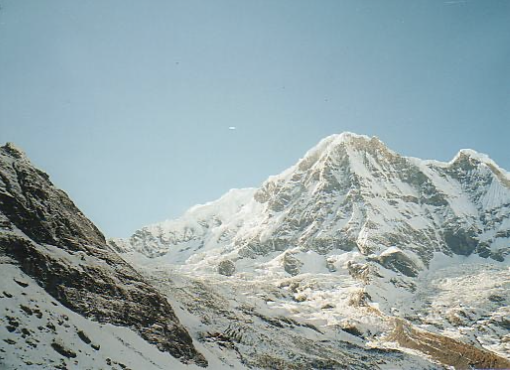
#> input picture mountain_left.jpg, 510 x 370 px, found by its file name
$ python test.py
#> lines starting #> are read from the running program, lines starting #| are printed output that depends on the picture; after the words box and inside, x2 and y2 are one past the last pixel; in counts of white or black regions, pixels touching at a corner belong together
import cv2
import numpy as np

# Load the images
image1 = cv2.imread('mountain_left.jpg')
#> image1 is the input picture: shape (370, 510, 3); mean B, G, R 168.9, 166.1, 148.5
image2 = cv2.imread('mountain_right.jpg')
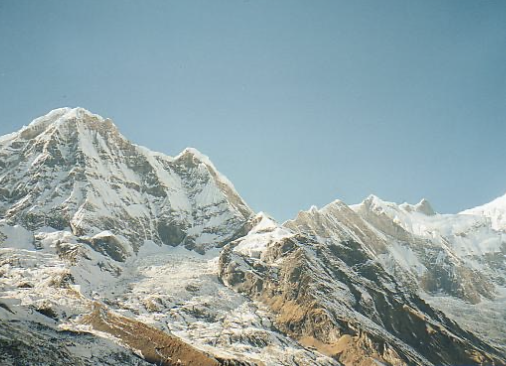
#> input picture mountain_right.jpg, 506 x 366 px, found by its file name
#> image2 is the input picture: shape (366, 506, 3); mean B, G, R 165.2, 163, 144.9

# Convert the images to grayscale
gray1 = cv2.cvtColor(image1, cv2.COLOR_BGR2GRAY)
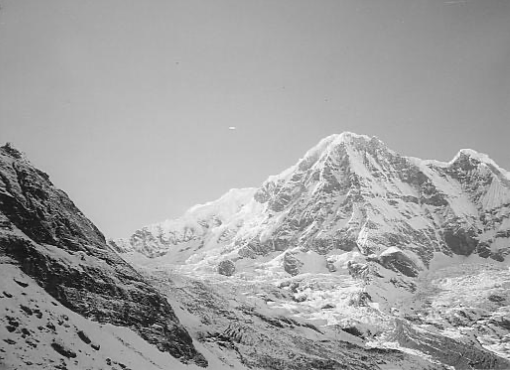
#> gray1: shape (370, 510); min 3, max 254, mean 161.1
gray2 = cv2.cvtColor(image2, cv2.COLOR_BGR2GRAY)
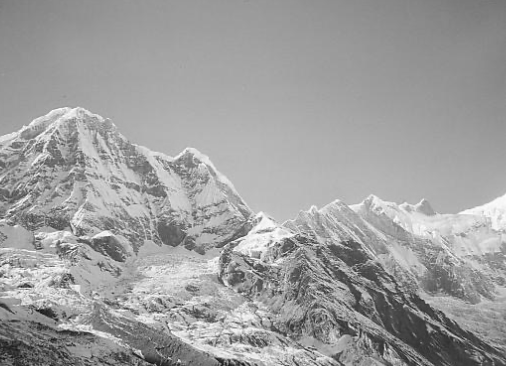
#> gray2: shape (366, 506); min 11, max 253, mean 157.9

# Initialize SIFT detector
sift = cv2.SIFT_create()

# Detect and compute keypoints and descriptors
kp1, des1 = sift.detectAndCompute(gray1, None)
#> kp1 = 1460 keypoints; strongest (x, y, size): (97, 348, 2.8), (67, 319, 2.1), (23, 294, 1.8), (71, 254, 1.8)
kp2, des2 = sift.detectAndCompute(gray2, None)
#> kp2 = 1510 keypoints; strongest (x, y, size): (179, 361, 2), (350, 326, 1.8), (26, 285, 3.9), (210, 343, 3)

# Initialize Brute Force matcher
bf = cv2.BFMatcher(cv2.NORM_L2, crossCheck=True)

# Match descriptors
matches = bf.match(des1, des2)
#> matches = 623 matches

# Sort matches by distance
matches = sorted(matches, key=lambda x: x.distance)

# Compute Homography
src_pts = np.float32([kp1[m.queryIdx].pt for m in matches]).reshape(-1, 1, 2)
#> src_pts = 623 rows, first 8: [366, 161], [414.7, 200.1], [403.1, 180.6], [374.9, 155.9], [405.7, 278.1], [454.2, 175.1], [355.7, 206.1], [374.5, 169.4]
dst_pts = np.float32([kp2[m.trainIdx].pt for m in matches]).reshape(-1, 1, 2)
#> dst_pts = 623 rows, first 8: [95.6, 141.8], [136.8, 187.8], [129, 167.1], [105.7, 138.3], [113.2, 262.2], [176.8, 170.1], [76.67, 184.9], [102.9, 151.5]

M, mask = cv2.findHomography(src_pts, dst_pts, cv2.RANSAC, 5.0)
#> M = [[1.57, -0.29, -391.8], [0.438, 1.42, -187], [0.00119, -5.99e-05, 1]]; mask = 623 values, max 1 at index 0, min 0 at index 272, mean 0.557

# Use homography to warp image
height, width, channels = image2.shape
#> height = 366; width = 506; channels = 3
image1_warped = cv2.warpPerspective(image1, M, (width, height))
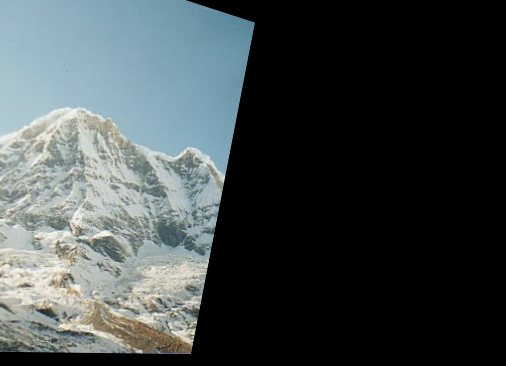
#> image1_warped: shape (366, 506, 3); mean B, G, R 73.4, 72.5, 65.1

# Create a mask from the warped image
_, mask = cv2.threshold(cv2.cvtColor(image1_warped, cv2.COLOR_BGR2GRAY), 1, 255, cv2.THRESH_BINARY)
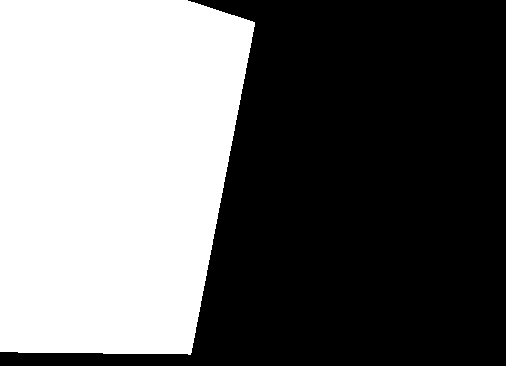
#> mask: shape (366, 506); 42.6% white; 1 white region, box (x1, y1, x2, y2) and area: (0, 0, 255, 355) 78911

# Stitch the two images together using the mask
stitched = cv2.bitwise_and(image1_warped, image1_warped, mask=mask)
stitched[mask == 0] = image2[mask == 0]
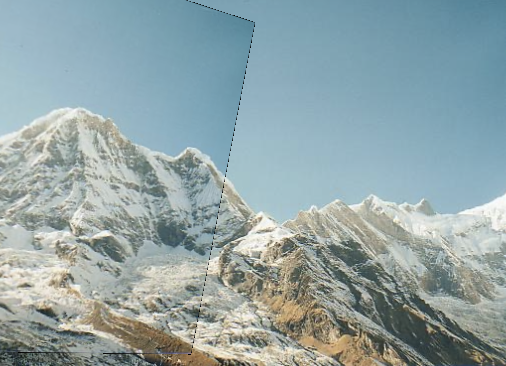
#> stitched: shape (366, 506, 3); mean B, G, R 167.1, 164.8, 146.3

# Calculate the size of the new image
h1, w1 = image1.shape[:2]
#> h1 = 370; w1 = 510
h2, w2 = image2.shape[:2]
#> h2 = 366; w2 = 506
pts = np.float32([[0, 0], [0, h1], [w1, h1], [w1, 0]]).reshape(-1, 1, 2)
#> pts = [[0, 0], [0, 370], [510, 370], [510, 0]]
pts = cv2.perspectiveTransform(pts, M)
#> pts = [[-391.8, -187], [-510.3, 345.8], [190.8, 354.1], [254.8, 22.66]]
pts = np.concatenate((pts, np.float32([[0, 0], [0, h2], [w2, h2], [w2, 0]]).reshape(-1, 1, 2)), axis=0)
#> pts = [[-391.8, -187], [-510.3, 345.8], [190.8, 354.1], [254.8, 22.66], [0, 0], [0, 366], [506, 366], [506, 0]]
[umin, vmin] = np.int32(pts.min(axis=0).ravel() - 0.5)
#> umin = -510; vmin = -187
[umax, vmax] = np.int32(pts.max(axis=0).ravel() + 0.5)
#> umax = 506; vmax = 366
uoff, voff = -umin, -vmin
#> uoff = 510; voff = 187
Ht = np.array([[1, 0, uoff], [0, 1, voff], [0, 0, 1]])  # translate
#> Ht = [[1, 0, 510], [0, 1, 187], [0, 0, 1]]

# Draw the two images together using the new size
result = cv2.warpPerspective(image1, Ht.dot(M), (umax-umin, vmax-vmin))
result[voff:voff+h2, uoff:uoff+w2] = image2
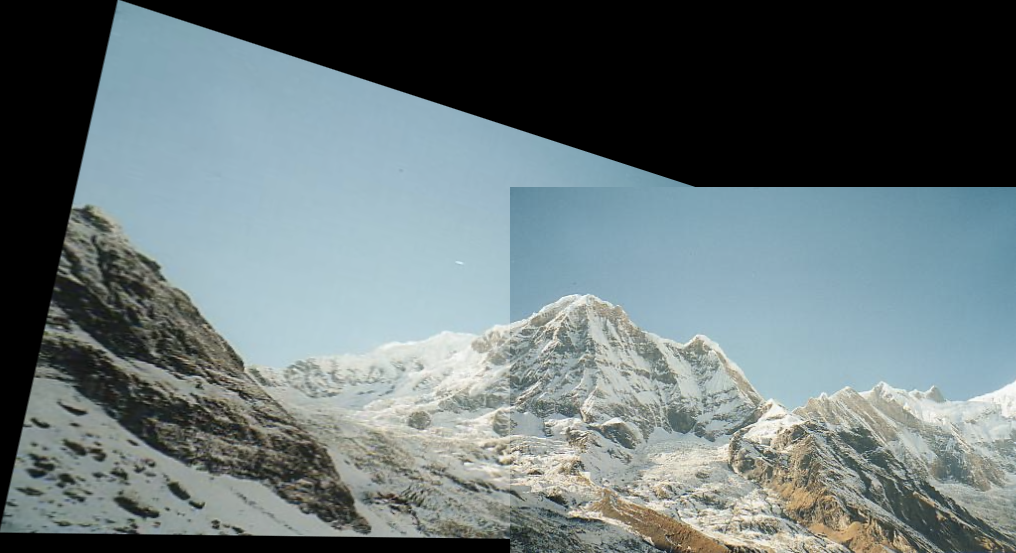
#> result: shape (553, 1016, 3); mean B, G, R 118.6, 116.7, 103.9

# Display the result
cv2.imshow('Test 1 Stitched Image', result)
cv2.imwrite('test_1_stitched_image.jpg', result)
cv2.waitKey(0)
cv2.destroyAllWindows()
